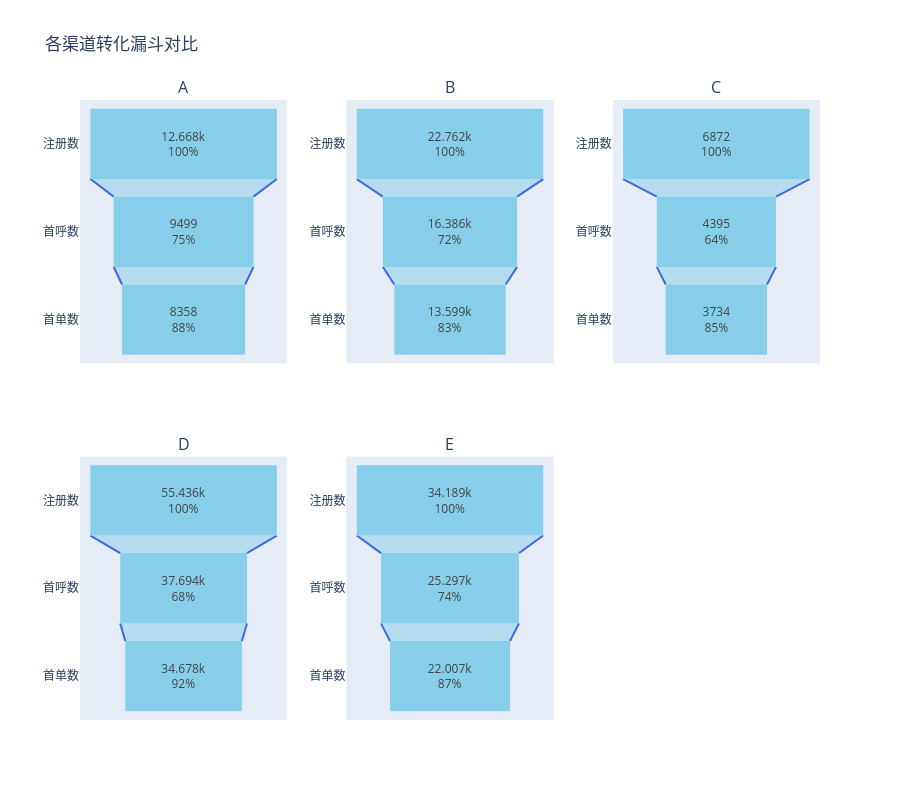

Notebook code for this chart:
### Code cell
import plotly.graph_objects as go
from plotly.subplots import make_subplots

# 准备数据（假设 df 已包含各渠道数据）
channels = df['渠道'].tolist()
stages = ['注册数', '首呼数', '首单数']

# 创建子图，2行3列（5个渠道占满）
fig = make_subplots(rows=2, cols=3,
                    subplot_titles=channels,
                    specs=[[{'type': 'funnel'}, {'type': 'funnel'}, {'type': 'funnel'}],
                           [{'type': 'funnel'}, {'type': 'funnel'}, {'type': 'funnel'}]],
                    horizontal_spacing=0.08, vertical_spacing=0.15)

# 为每个渠道添加漏斗图
for i, ch in enumerate(channels):
    row = i // 3 + 1
    col = i % 3 + 1
    values = [df.loc[df['渠道'] == ch, s].values[0] for s in stages]

    fig.add_trace(go.Funnel(
        name=ch,
        y=stages,
        x=values,
        textinfo="value+percent previous",
        textposition="inside",
        marker=dict(color="skyblue"),
        connector=dict(line=dict(color="royalblue", width=2))
    ), row=row, col=col)

fig.update_layout(height=800, showlegend=False, title_text="各渠道转化漏斗对比")
fig.show()

### Figure 1 — Plotly figure (JSON) as saved in the notebook; plotly's stock layout.template omitted (floating-point values rounded to 4 significant figures)
{"data": [{"connector": {"line": {"color": "royalblue", "width": 2}}, "marker": {"color": "skyblue"}, "name": "A", "textinfo": "value+percent previous", "textposition": "inside", "x": [12668, 9499, 8358], "y": ["注册数", "首呼数", "首单数"], "type": "funnel", "xaxis": "x", "yaxis": "y"}, {"connector": {"line": {"color": "royalblue", "width": 2}}, "marker": {"color": "skyblue"}, "name": "B", "textinfo": "value+percent previous", "textposition": "inside", "x": [22762, 16386, 13599], "y": ["注册数", "首呼数", "首单数"], "type": "funnel", "xaxis": "x2", "yaxis": "y2"}, {"connector": {"line": {"color": "royalblue", "width": 2}}, "marker": {"color": "skyblue"}, "name": "C", "textinfo": "value+percent previous", "textposition": "inside", "x": [6872, 4395, 3734], "y": ["注册数", "首呼数", "首单数"], "type": "funnel", "xaxis": "x3", "yaxis": "y3"}, {"connector": {"line": {"color": "royalblue", "width": 2}}, "marker": {"color": "skyblue"}, "name": "D", "textinfo": "value+percent previous", "textposition": "inside", "x": [55436, 37694, 34678], "y": ["注册数", "首呼数", "首单数"], "type": "funnel", "xaxis": "x4", "yaxis": "y4"}, {"connector": {"line": {"color": "royalblue", "width": 2}}, "marker": {"color": "skyblue"}, "name": "E", "textinfo": "value+percent previous", "textposition": "inside", "x": [34189, 25297, 22007], "y": ["注册数", "首呼数", "首单数"], "type": "funnel", "xaxis": "x5", "yaxis": "y5"}], "layout": {"xaxis": {"anchor": "y", "domain": [0.0, 0.28]}, "yaxis": {"anchor": "x", "domain": [0.575, 1.0]}, "xaxis2": {"anchor": "y2", "domain": [0.36, 0.64]}, "yaxis2": {"anchor": "x2", "domain": [0.575, 1.0]}, "xaxis3": {"anchor": "y3", "domain": [0.72, 1.0]}, "yaxis3": {"anchor": "x3", "domain": [0.575, 1.0]}, "xaxis4": {"anchor": "y4", "domain": [0.0, 0.28]}, "yaxis4": {"anchor": "x4", "domain": [0.0, 0.425]}, "xaxis5": {"anchor": "y5", "domain": [0.36, 0.64]}, "yaxis5": {"anchor": "x5", "domain": [0.0, 0.425]}, "xaxis6": {"anchor": "y6", "domain": [0.72, 1.0]}, "yaxis6": {"anchor": "x6", "domain": [0.0, 0.425]}, "annotations": [{"font": {"size": 16}, "showarrow": false, "text": "A", "x": 0.14, "xanchor": "center", "xref": "paper", "y": 1.0, "yanchor": "bottom", "yref": "paper"}, {"font": {"size": 16}, "showarrow": false, "text": "B", "x": 0.5, "xanchor": "center", "xref": "paper", "y": 1.0, "yanchor": "bottom", "yref": "paper"}, {"font": {"size": 16}, "showarrow": false, "text": "C", "x": 0.86, "xanchor": "center", "xref": "paper", "y": 1.0, "yanchor": "bottom", "yref": "paper"}, {"font": {"size": 16}, "showarrow": false, "text": "D", "x": 0.14, "xanchor": "center", "xref": "paper", "y": 0.425, "yanchor": "bottom", "yref": "paper"}, {"font": {"size": 16}, "showarrow": false, "text": "E", "x": 0.5, "xanchor": "center", "xref": "paper", "y": 0.425, "yanchor": "bottom", "yref": "paper"}], "title": {"text": "各渠道转化漏斗对比"}, "height": 800, "showlegend": false}}
